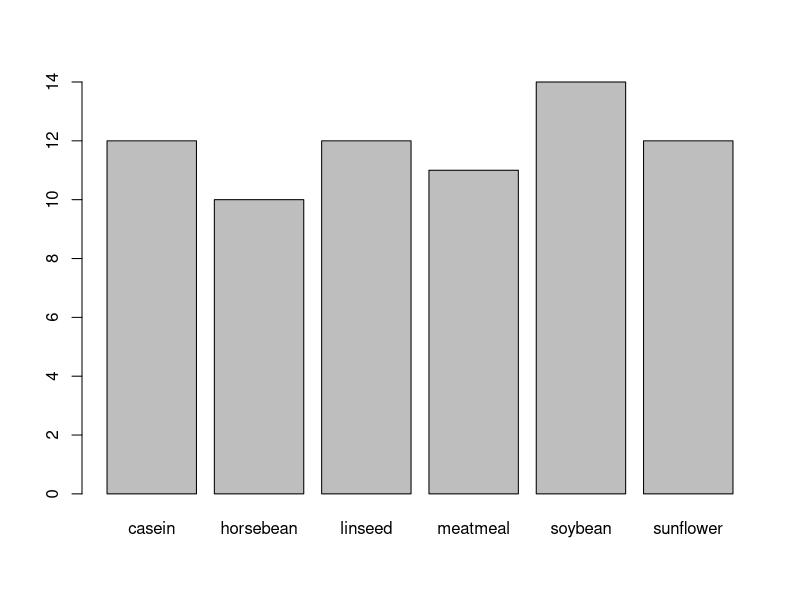

Here is the R script that generated this plot:
# Creating Bar Charts for Categorical Variables
# Help on Plots
?plot

# LOAD DATASETS PACKAGE
require("datasets")

# ONE ROW PER CASE
?chickwts

data("chickwts") # Load Data into Workspace

plot(chickwts$feed)
